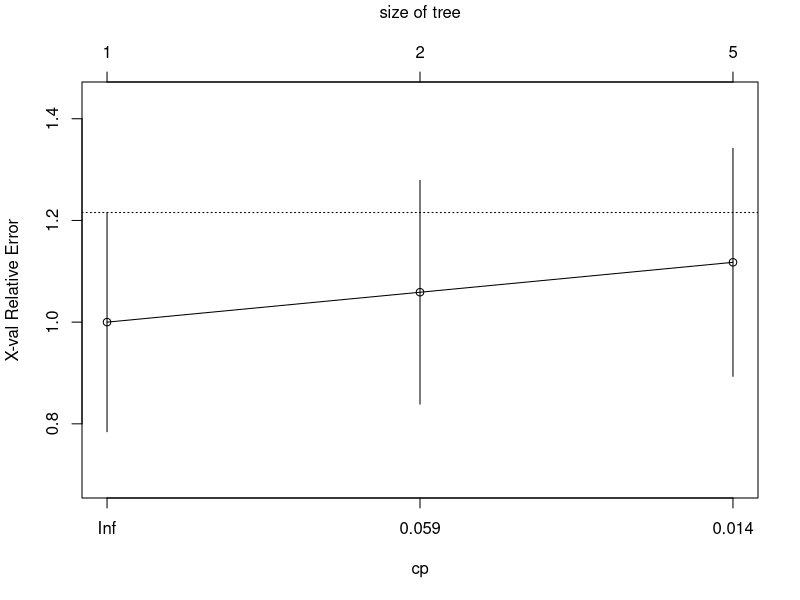
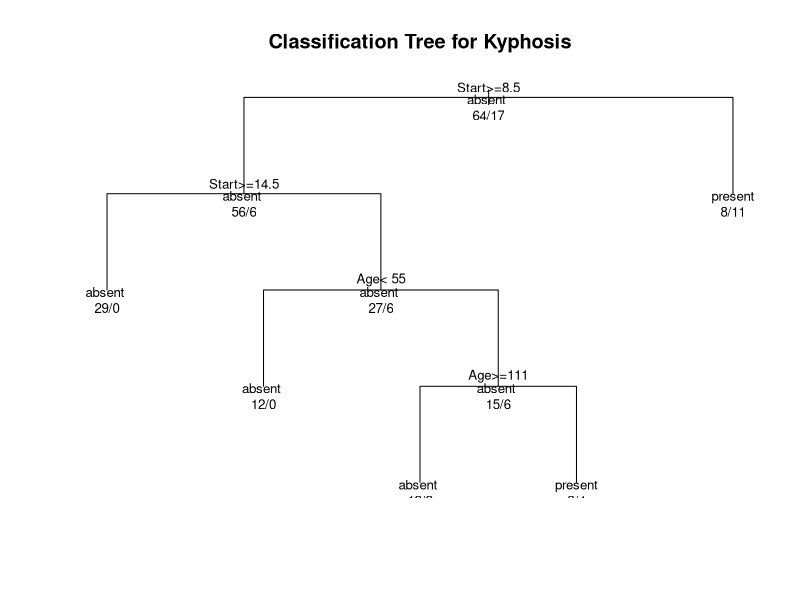

Write the R code that produced these figures, in order.
# Data Mining 2018-1
# Lab session for R

# 5. Decision Tree

# install and load packages
install.packages("rpart")
library(rpart)

# load dataset
data("kyphosis", package="rpart")
data <- kyphosis

# construct decision tree
DTModel <- rpart(Kyphosis ~ ., method="class", data=data)

# display the result
printcp(DTModel)
plotcp(DTModel) # plot a complexity parmeter table
summary(DTModel)

# visualize tree
plot(DTModel, uniform=TRUE, main="Classification Tree for Kyphosis")
text(DTModel, use.n=TRUE, all=TRUE, cex=.8)

